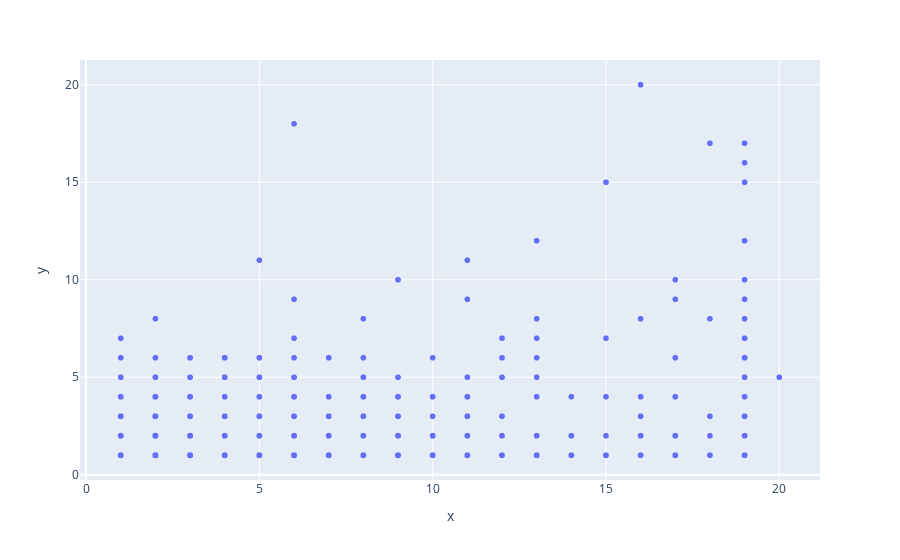

Notebook code cell kept with this figure:
### Code cell
# Grafico de dispersión
fig = px.scatter(x=df2['CANT_FACT_VEN'], y=df2['TOTAL_PQR_RECLAMACION'])
fig.show()

### Figure 1 — Plotly figure (JSON) as saved in the notebook; plotly's stock layout.template omitted (floating-point values rounded to 4 significant figures; data arrays with more than 128 entries replaced by an {"elided": "..."} marker saying what was removed)
{"data": [{"hovertemplate": "x=%{x}<br>y=%{y}<extra></extra>", "legendgroup": "", "marker": {"color": "#636efa", "symbol": "circle"}, "mode": "markers", "name": "", "showlegend": false, "type": "scattergl", "x": {"elided": "1939 int values"}, "xaxis": "x", "y": {"elided": "1939 int values"}, "yaxis": "y"}], "layout": {"autosize": true, "legend": {"tracegroupgap": 0}, "margin": {"t": 60}, "xaxis": {"anchor": "y", "autorange": true, "domain": [0, 1], "range": [-0.1482, 21.15], "title": {"text": "x"}, "type": "linear"}, "yaxis": {"anchor": "x", "autorange": true, "domain": [0, 1], "range": [-0.4711, 21.47], "title": {"text": "y"}, "type": "linear"}}}
